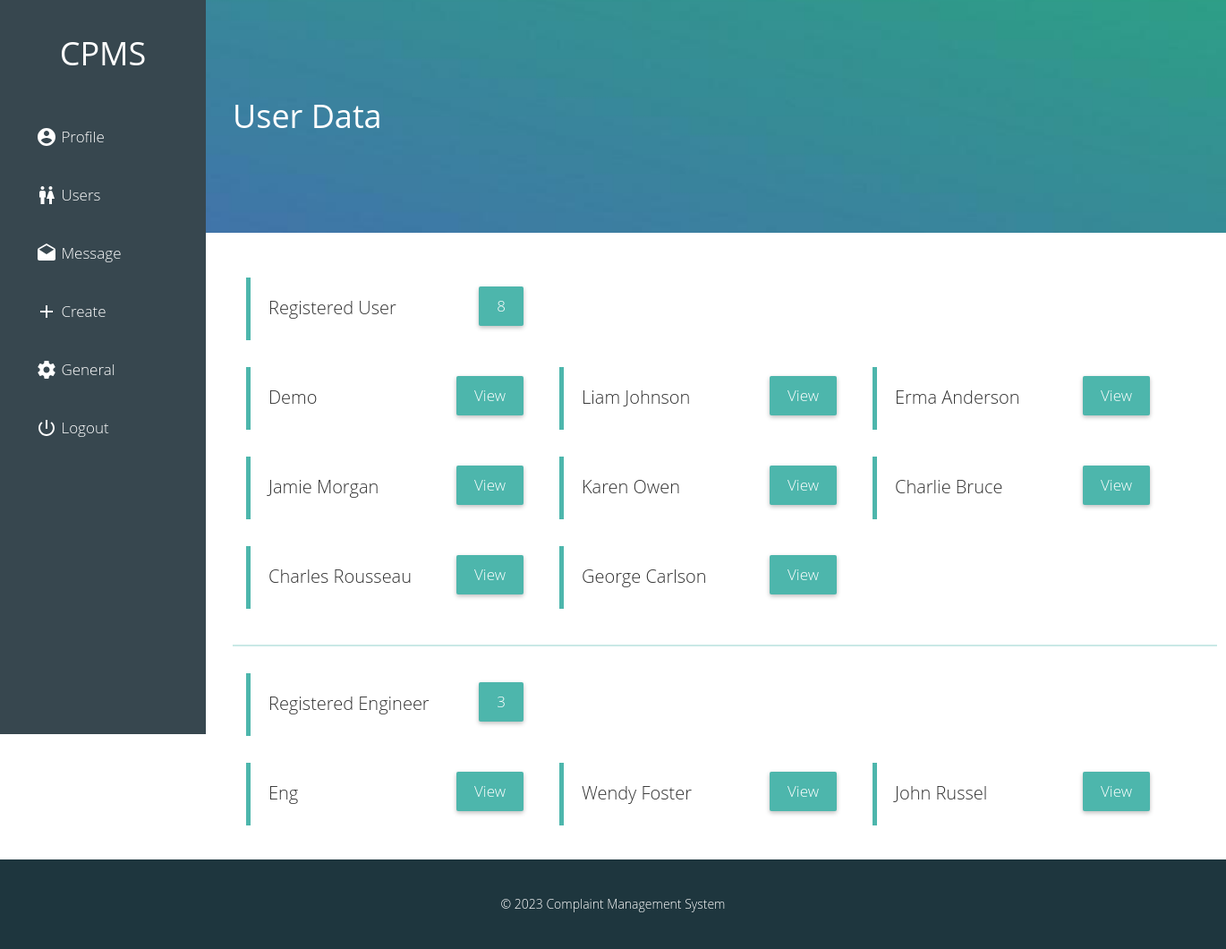
Page /admin/users.php (signed in) on the committed database.
### tables this page shows
CREATE TABLE `circle` (
  `id` int(11) NOT NULL,
  `name` varchar(20) NOT NULL,
  `username` varchar(20) NOT NULL,
  `email` varchar(30) NOT NULL,
  `password` varchar(20) NOT NULL,
  `date` date NOT NULL
);

CREATE TABLE `dummy` (
  `id` int(11) NOT NULL,
  `name` varchar(20) NOT NULL,
  `user_name` varchar(20) NOT NULL,
  `email` varchar(170) NOT NULL,
  `post` varchar(50) NOT NULL,
  `password` varchar(20) NOT NULL,
  `time` timestamp NOT NULL DEFAULT CURRENT_TIMESTAMP ON UPDATE CURRENT_TIMESTAMP
);

### core/config.php (called while the page is built, shortened)
<?php
$web_name = "Complaint Management System";
?>

### admin/users.php (the view, shortened to what this page needs)
<?php
  require '../core/config.php';
?>
<!DOCTYPE html>
<html>
  <head>
    <link rel="stylesheet" href="../files/css/bootstrap.css">
    <link rel="stylesheet" href="../files/css/custom.css">
  </head>
  <body>
  <?php require 'nav.php'; ?>
  <div class="animated fadeIn">
  <div class="cover main">
    <h1>User Data</h1>
  </div>
    <div class="div">
        <div class="col-lg-12 ">
          <?php
            $result = mysql_query("SELECT * FROM `circle`");
            $num_rows = mysql_num_rows($result);
          ?>
              <div class='admin-data'>
                Registered User
                <span class='button view' href=''><?php echo "$num_rows";?></a>
              </div><br><br><br><br><br>
          <?php
            $db=mysql_query("SELECT * FROM `circle` ");
            while($data=mysql_fetch_array($db)) {
            echo"<div class='admin-data'>";
            echo $data['name'];
            echo "<a class='button view' href='user_data.php?id=$data[id]'>View</a>";
            echo "</div>";
           }
          ?>
        </div>
        <div class="baro"></div>
          <div class="col-lg-12 ">
            <?php $result = mysql_query("SELECT * FROM `dummy`");
              $num_rows = mysql_num_rows($result);
            ?>
                <div class='admin-data'>
                  Registered Engineer
                  <span class='button view' href=''><?php echo "$num_rows";?></a>
                </div><br><br><br><br><br>
            <?php
              $db=mysql_query("SELECT * FROM `dummy` ");
              while($data=mysql_fetch_array($db)) {
              echo"<div class='admin-data'>";
              echo $data['name'];
              echo "<a class='button view' href='user-engineer.php?id=$data[id]'>View</a>";
              echo "</div>";
             }
            ?>
          </div>
        </div>
    </div>
      <footer>
      <br><br>&copy <?php echo date("Y"); ?> <?php echo $web_name; ?>
      </footer>
  </body>
</html>

### admin/nav.php (shortened to what this page needs)
<nav class="admin">
  <ul>
    <h1>CPMS</h1>
      <li><a href="admin-profile.php">
      Profile</a></li>
      <li><a href="users.php">
      Users</a></li>
      <li><a class="disable" href="message.php">
      <svg fill="#FFFFFF" height="24" viewBox="0 0 24 24" width="24" xmlns="http://www.w3.org/2000/svg">
          <path d="M21.99 8c0-.72-.37-1.35-.94-1.7L12 1 2.95 6.3C2.38 6.65 2 7.28 2 8v10c0 1.1.9 2 2 2h16c1.1 0 2-.9 2-2l-.01-10zM12 13L3.74 7.84 12 3l8.26 4.84L12 13z"/>
         <path d="M0 0h24v24H0z" fill="none"/>
      </svg>
      Message</a></li>
      <li><a href="create.php">
        <svg fill="#FFFFFF" height="24" viewBox="0 0 24 24" width="24" xmlns="http://www.w3.org/2000/svg">
            <path d="M19 13h-6v6h-2v-6H5v-2h6V5h2v6h6v2z"/>
            <path d="M0 0h24v24H0z" fill="none"/>
        </svg>
      Create</a></li>
      <li><a href="general.php">
        General</a></li>
      <li><a href="../logout.php" onClick="javascript:return confirm ('Are you really want to delete ?');">
      Logout</a></li>
  </ul>
</nav>

### files/css/custom.css (style rules this page uses)
body { font-family:"Gotham A", Gotham, "Gotham SSm A", "Gotham SSm B", "Gotham SSm", "Proxima Nova", "Open Sans", "Helvetica Neue", Helvetica, Arial, sans-serif; font-weight: lighter; }
a,a:hover,a:focus,a:visited { color:#4db6ac; text-decoration: none!important; outline: 0px!important; }
a:-webkit-any-link { text-decoration: none;!important }
.cover { width:100%; height: 260px; background: #4db6ac url('../img/admin.jpg'); background-position: center center; background-size: cover; position: relative; float: left; z-index: 999; color: #fff; }
.admin { background: #4db6ac url('../img/admin.jpg'); background-size: cover; }
.main { padding-top: 90px; padding-left: 260px; padding-right: 30px; color:#fff; }
.div { width:1100px; min-height: 700px;; padding-top: 20px; background: #fff; position: relative; float: left; left: 230px; }
nav.admin { width:230px; height: 820px; background:#37474f; padding: 0px; padding-top: 20px; position: fixed; float: left; z-index: 9999; }
.admin h1 { color:#fff; text-align: center; padding-bottom: 30px; }
nav.admin ul { list-style-type: none; padding: 0px; margin: 0px; }
nav.admin ul li { display: block; list-style-type: none; margin: 0px; padding: 0px; width:230px; }
nav.admin ul li a { text-decoration: none; color: #fff; font-size: 17px; display: block; line-height: 65px; border-right: 5px solid #37474f; -webkit-transition: 0.3s; transition: 0.3s; padding-left: 40px; padding-top: 0px; top: 20px; }
nav.admin ul li a svg { position: relative; top: 6px; }
.button { position: relative; top: 20px; padding: 15px 40px; color: #fff!important; border-radius: 2px; box-shadow: 0 2px 5px rgba(0,0,0,.26); font-size: 17px; }
.admin-data { width:320px; height:70px; border-left:5px solid #4db6ac; background: #fff; -webkit-transition: 0.3s; transition: 0.3s; position: relative; float: left; left: 30px; margin-right: 30px; margin-top: 30px; padding: 20px 10px 14px 20px; font-size: 20px; }
.view { background:#4db6ac; float: right; padding: 10px 20px; margin-top: -30px; }
.baro { width: 100%; height: 2px; background: #4db6ac; position: relative; float: left; top: 20px; left: 30px; margin-bottom: 20px; margin-top: 20px; opacity: 0.3; }
footer { width: 100%; height: 100px; background: #1e363e; position: relative; float: left; text-align: center; color: #fff; }
.animated { animation-duration: 1s; animation-fill-mode: both; }
.fadeIn { animation-name: fadeIn; }

### rows in the picture
circle: name "Demo"
circle: name "Liam Johnson"
circle: name "Erma Anderson"
circle: name "Jamie Morgan"
circle: name "Karen Owen"
circle: name "Charlie Bruce"
circle: name "Charles Rousseau"
circle: name "George Carlson"
dummy: name "Eng"
dummy: name "Wendy Foster"
dummy: name "John Russel"

### other values in the picture
$num_rows "8"
$num_rows "3"
$web_name "Complaint Management System"
